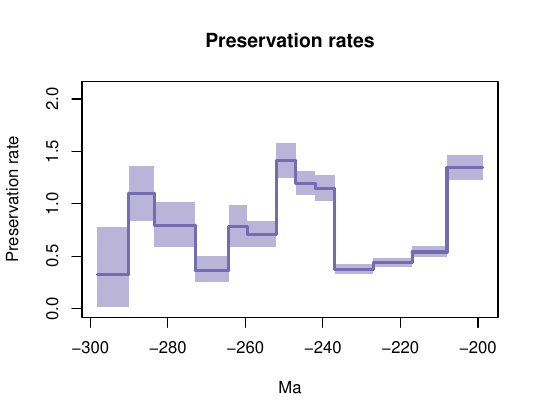

Here is the R script that generated this plot:
library(scales)


pdf(file='.\reptilia\pyrate_mcmc_logs\covar2/Reptilia_cleaned_pyrate_input_1_200_run_1_COVhp_BDS_mcmc_RTT_Qrates.pdf',width=0.6*9, height=0.6*7)

age = c(-298.1992379827224, -290.1)
Q_mean = 0.32926682968043
Q_hpd_m = 0.016961011401898124
Q_hpd_M = 0.7804604758962235
plot(age,age,type = 'n', ylim = c(0, 2.084109494484484), xlim = c(-298.1992379827224,-198.8111385297757), ylab = 'Preservation rate', xlab = 'Ma',main='Preservation rates' )
segments(x0=age[1], y0 = Q_mean, x1 = age[2], y1 = Q_mean, col = "#756bb1", lwd=3)
polygon( c(age, rev(age)), c(Q_hpd_m, Q_hpd_m, Q_hpd_M, Q_hpd_M), col = alpha("#756bb1",0.5), border = NA)
age = c(-290.1, -283.5)
Q_mean = 1.1011242128301717
Q_hpd_m = 0.8353225178545559
Q_hpd_M = 1.3630158056232016
segments(x0=age[1], y0 = 0.32926682968043, x1 = age[1], y1 = Q_mean, col = "#756bb1", lwd=3)
segments(x0=age[1], y0 = Q_mean, x1 = age[2], y1 = Q_mean, col = "#756bb1", lwd=3)
polygon( c(age, rev(age)), c(Q_hpd_m, Q_hpd_m, Q_hpd_M, Q_hpd_M), col = alpha("#756bb1",0.5), border = NA)
age = c(-283.5, -273.0)
Q_mean = 0.7968341322822939
Q_hpd_m = 0.5873208829844433
Q_hpd_M = 1.0130243244581154
segments(x0=age[1], y0 = 1.1011242128301717, x1 = age[1], y1 = Q_mean, col = "#756bb1", lwd=3)
segments(x0=age[1], y0 = Q_mean, x1 = age[2], y1 = Q_mean, col = "#756bb1", lwd=3)
polygon( c(age, rev(age)), c(Q_hpd_m, Q_hpd_m, Q_hpd_M, Q_hpd_M), col = alpha("#756bb1",0.5), border = NA)
age = c(-273.0, -264.3)
Q_mean = 0.3662395352684808
Q_hpd_m = 0.251364601084303
Q_hpd_M = 0.49902706439962835
segments(x0=age[1], y0 = 0.7968341322822939, x1 = age[1], y1 = Q_mean, col = "#756bb1", lwd=3)
segments(x0=age[1], y0 = Q_mean, x1 = age[2], y1 = Q_mean, col = "#756bb1", lwd=3)
polygon( c(age, rev(age)), c(Q_hpd_m, Q_hpd_m, Q_hpd_M, Q_hpd_M), col = alpha("#756bb1",0.5), border = NA)
age = c(-264.3, -259.5)
Q_mean = 0.7824927041823279
Q_hpd_m = 0.591243721401363
Q_hpd_M = 0.9933203967935882
segments(x0=age[1], y0 = 0.3662395352684808, x1 = age[1], y1 = Q_mean, col = "#756bb1", lwd=3)
segments(x0=age[1], y0 = Q_mean, x1 = age[2], y1 = Q_mean, col = "#756bb1", lwd=3)
polygon( c(age, rev(age)), c(Q_hpd_m, Q_hpd_m, Q_hpd_M, Q_hpd_M), col = alpha("#756bb1",0.5), border = NA)
age = c(-259.5, -252.0)
Q_mean = 0.7078985765709291
Q_hpd_m = 0.5856194715746459
Q_hpd_M = 0.8375583649363519
segments(x0=age[1], y0 = 0.7824927041823279, x1 = age[1], y1 = Q_mean, col = "#756bb1", lwd=3)
segments(x0=age[1], y0 = Q_mean, x1 = age[2], y1 = Q_mean, col = "#756bb1", lwd=3)
polygon( c(age, rev(age)), c(Q_hpd_m, Q_hpd_m, Q_hpd_M, Q_hpd_M), col = alpha("#756bb1",0.5), border = NA)
age = c(-252.0, -247.0)
Q_mean = 1.4132595888993194
Q_hpd_m = 1.2471816636119377
Q_hpd_M = 1.579756177164562
segments(x0=age[1], y0 = 0.7078985765709291, x1 = age[1], y1 = Q_mean, col = "#756bb1", lwd=3)
segments(x0=age[1], y0 = Q_mean, x1 = age[2], y1 = Q_mean, col = "#756bb1", lwd=3)
polygon( c(age, rev(age)), c(Q_hpd_m, Q_hpd_m, Q_hpd_M, Q_hpd_M), col = alpha("#756bb1",0.5), border = NA)
age = c(-247.0, -242.0)
Q_mean = 1.1954849846456774
Q_hpd_m = 1.0838767416536408
Q_hpd_M = 1.309199303119841
segments(x0=age[1], y0 = 1.4132595888993194, x1 = age[1], y1 = Q_mean, col = "#756bb1", lwd=3)
segments(x0=age[1], y0 = Q_mean, x1 = age[2], y1 = Q_mean, col = "#756bb1", lwd=3)
polygon( c(age, rev(age)), c(Q_hpd_m, Q_hpd_m, Q_hpd_M, Q_hpd_M), col = alpha("#756bb1",0.5), border = NA)
age = c(-242.0, -237.0)
Q_mean = 1.1485673601911102
Q_hpd_m = 1.030296644739074
Q_hpd_M = 1.2754668131254963
segments(x0=age[1], y0 = 1.1954849846456774, x1 = age[1], y1 = Q_mean, col = "#756bb1", lwd=3)
segments(x0=age[1], y0 = Q_mean, x1 = age[2], y1 = Q_mean, col = "#756bb1", lwd=3)
polygon( c(age, rev(age)), c(Q_hpd_m, Q_hpd_m, Q_hpd_M, Q_hpd_M), col = alpha("#756bb1",0.5), border = NA)
age = c(-237.0, -227.0)
Q_mean = 0.376840104586892
Q_hpd_m = 0.33109966903520555
Q_hpd_M = 0.4231516637486287
segments(x0=age[1], y0 = 1.1485673601911102, x1 = age[1], y1 = Q_mean, col = "#756bb1", lwd=3)
segments(x0=age[1], y0 = Q_mean, x1 = age[2], y1 = Q_mean, col = "#756bb1", lwd=3)
polygon( c(age, rev(age)), c(Q_hpd_m, Q_hpd_m, Q_hpd_M, Q_hpd_M), col = alpha("#756bb1",0.5), border = NA)
age = c(-227.0, -217.0)
Q_mean = 0.4427199680443649
Q_hpd_m = 0.3986803339251009
Q_hpd_M = 0.4836550533237196
segments(x0=age[1], y0 = 0.376840104586892, x1 = age[1], y1 = Q_mean, col = "#756bb1", lwd=3)
segments(x0=age[1], y0 = Q_mean, x1 = age[2], y1 = Q_mean, col = "#756bb1", lwd=3)
polygon( c(age, rev(age)), c(Q_hpd_m, Q_hpd_m, Q_hpd_M, Q_hpd_M), col = alpha("#756bb1",0.5), border = NA)
age = c(-217.0, -208.0)
Q_mean = 0.5412079141310667
Q_hpd_m = 0.4927844608292977
Q_hpd_M = 0.5941909317005128
segments(x0=age[1], y0 = 0.4427199680443649, x1 = age[1], y1 = Q_mean, col = "#756bb1", lwd=3)
segments(x0=age[1], y0 = Q_mean, x1 = age[2], y1 = Q_mean, col = "#756bb1", lwd=3)
polygon( c(age, rev(age)), c(Q_hpd_m, Q_hpd_m, Q_hpd_M, Q_hpd_M), col = alpha("#756bb1",0.5), border = NA)
age = c(-208.0, -198.8111385297757)
Q_mean = 1.345392123412924
Q_hpd_m = 1.2321422414909502
Q_hpd_M = 1.461361368299349
segments(x0=age[1], y0 = 0.5412079141310667, x1 = age[1], y1 = Q_mean, col = "#756bb1", lwd=3)
segments(x0=age[1], y0 = Q_mean, x1 = age[2], y1 = Q_mean, col = "#756bb1", lwd=3)
polygon( c(age, rev(age)), c(Q_hpd_m, Q_hpd_m, Q_hpd_M, Q_hpd_M), col = alpha("#756bb1",0.5), border = NA)
n <- dev.off()